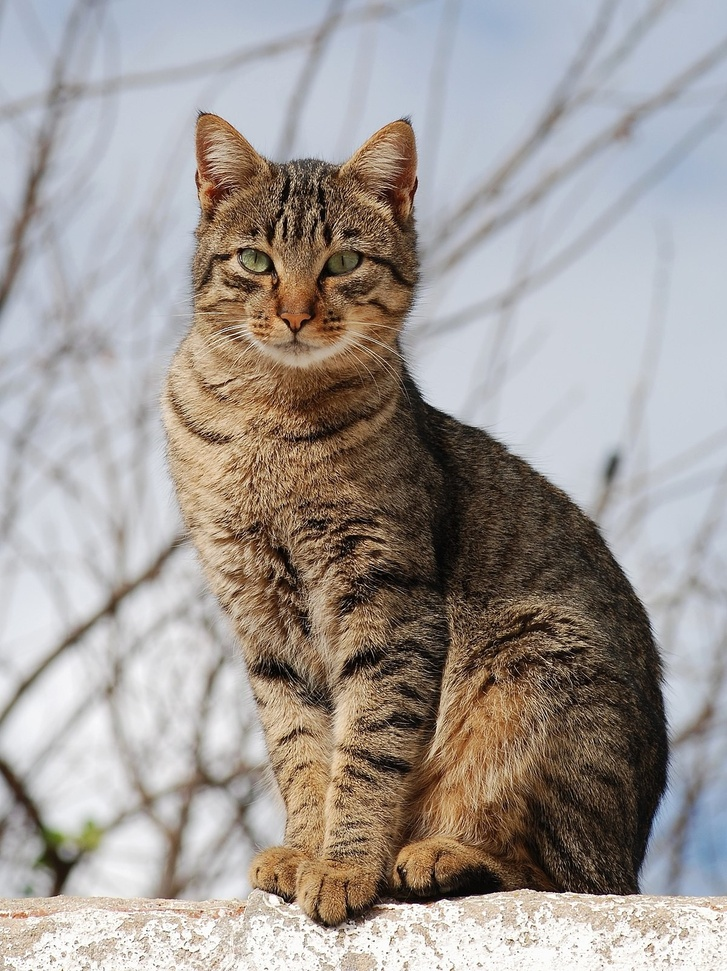
#> input picture lab4/cat.jpg, 727 x 971 px, shrunk from 1200 x 1602 before the run; the run also reads 1 picture not shown here
$ jupyter execute 2374802010024_LePhiAn_252_71ITAI40603_0101_Lab04.ipynb   (older library calls are emulated)
#> lines starting #> are read from the running program, lines starting #| are printed output that depends on the picture; after the words box and inside, x2 and y2 are one past the last pixel; in counts of white or black regions, pixels touching at a corner belong together
# LAB 04: KEYPOINT DETECTION

[cell 1]
import numpy as np
import cv2
import matplotlib.pyplot as An

img = cv2.imread('cat.jpg')
#> img is the input picture: shape (971, 727, 3); mean B, G, R 150.7, 154.8, 161.7
img2 = cv2.imread('dog.jpg')

def show_img(image, title='Image'):
#> called with title = 'Original Image'
    if len(image.shape) == 3:
        image_rgb = cv2.cvtColor(image, cv2.COLOR_BGR2RGB)
    else:
        image_rgb = image
    An.imshow(image_rgb, cmap='gray' if len(image.shape) == 2 else None)
    An.title(title)
    An.axis('off')
    An.show()

if img is not None:
    show_img(img, "Original Image")

## 1. Harris Corner Detection

[cell 2]
if img is not None:
    gray = cv2.cvtColor(img, cv2.COLOR_BGR2GRAY)
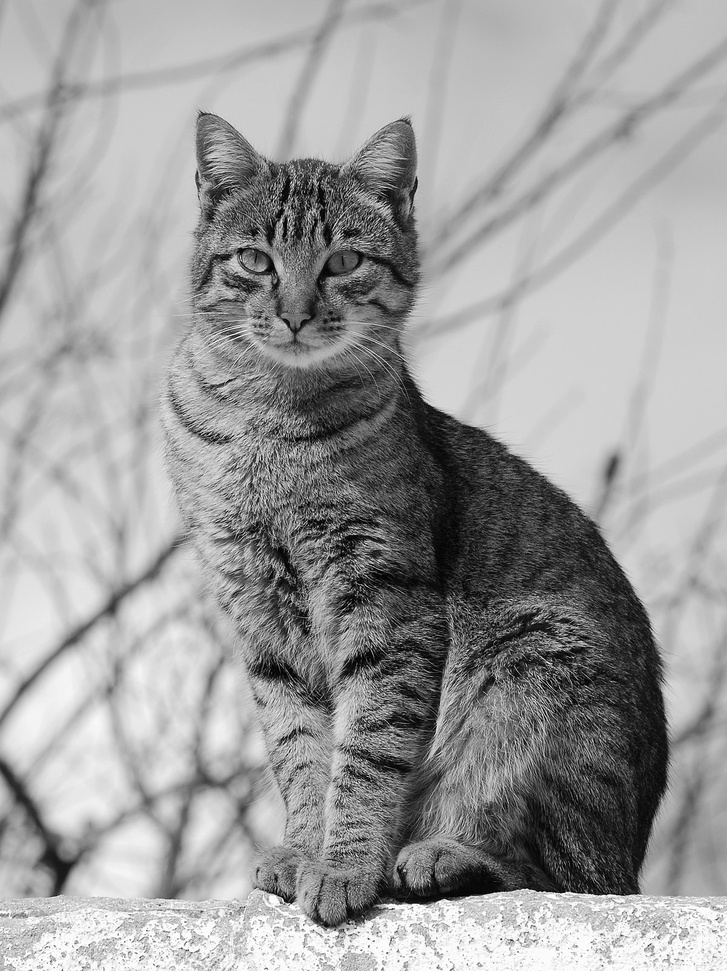
#> gray: shape (971, 727); min 0, max 255, mean 156.4
    gray = np.float32(gray)
    dst = cv2.cornerHarris(gray, 2, 3, 0.04)
    dst = cv2.dilate(dst, None)
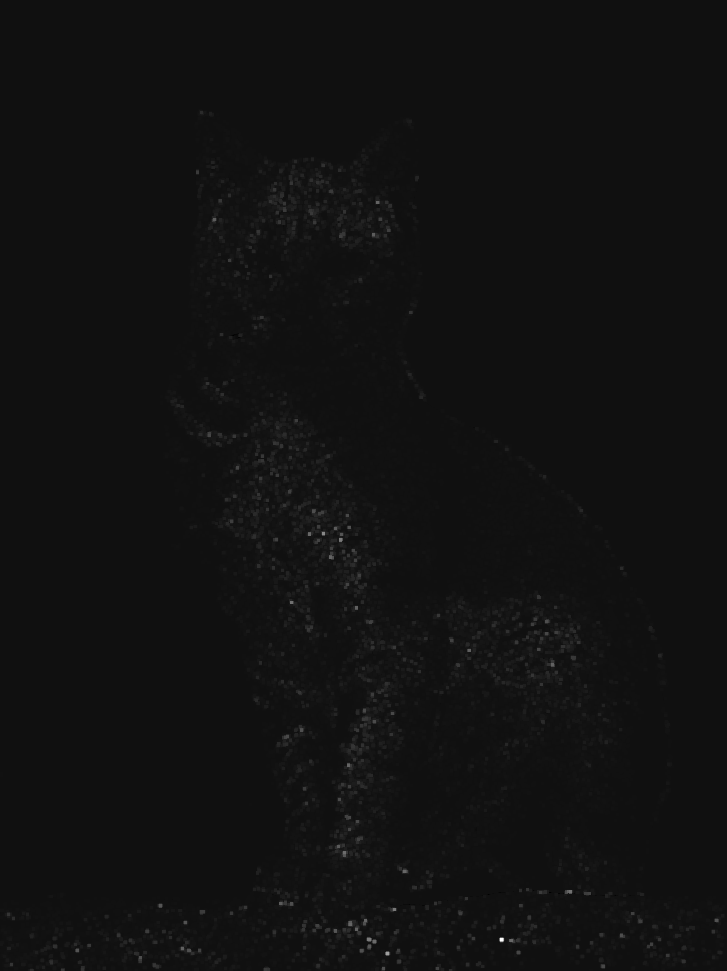
#> dst: shape (971, 727) float32; min -6889687, max 97928680, mean 475576.5; drawn with min black and max white
    img_harris = img.copy()
    img_harris[dst > 0.01 * dst.max()] = [0, 0, 255]
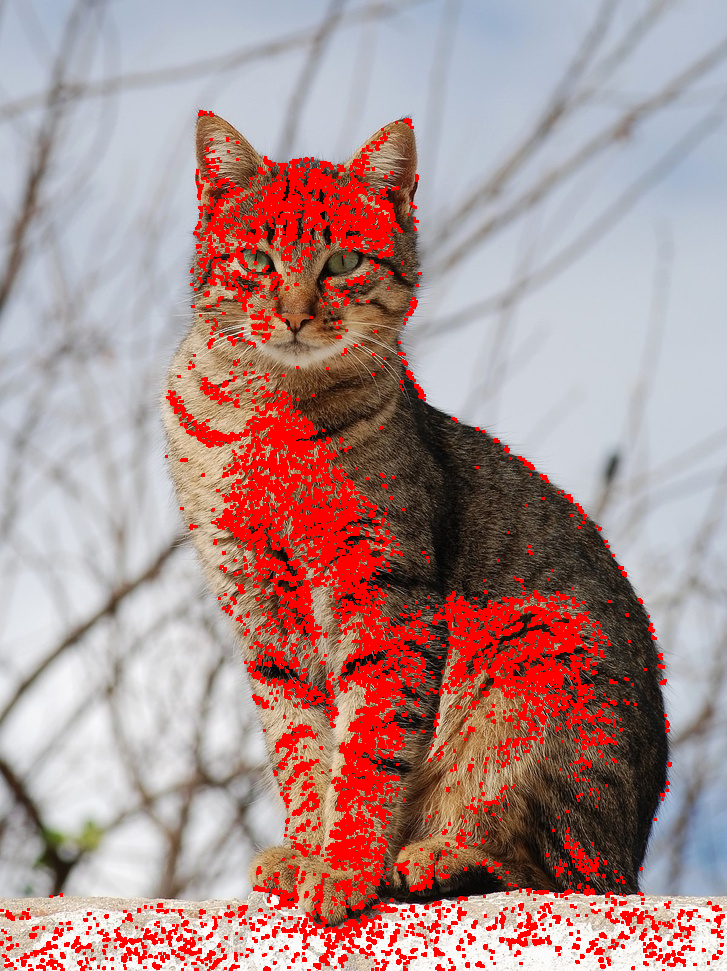
#> img_harris: shape (971, 727, 3); 11.36% of pixels changed, all inside (x1, y1, x2, y2) = (0, 110, 725, 971)
    show_img(img_harris, 'Harris Corner Detection')

## 2. Band-pass filtering by Difference of Gaussians (DoG)

[cell 3]
if img is not None:
    gray_img = cv2.cvtColor(img, cv2.COLOR_BGR2GRAY)
    blur1 = cv2.GaussianBlur(gray_img, (5, 5), 1.0)
    blur2 = cv2.GaussianBlur(gray_img, (9, 9), 2.0)
    dog = blur1.astype(np.float32) - blur2.astype(np.float32)
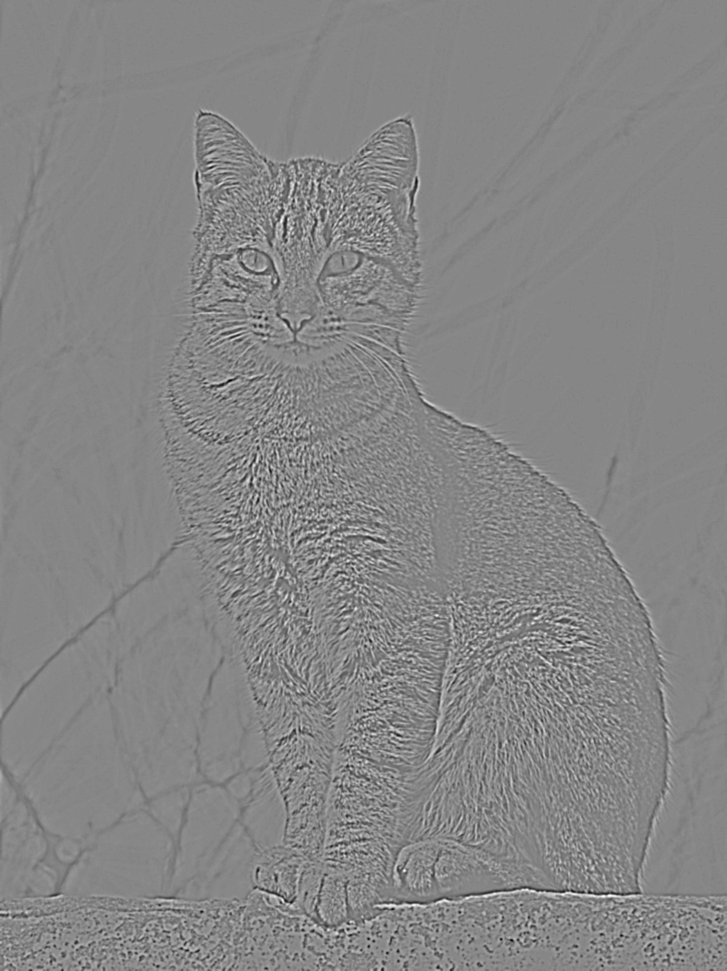
#> dog: shape (971, 727) float32; min -51, max 46, mean 0; drawn with min black and max white
    dog_norm = cv2.normalize(dog, None, 0, 255, cv2.NORM_MINMAX, dtype=cv2.CV_8U)
    show_img(dog_norm, 'Difference of Gaussians (DoG)')

## 3. Scale Selection & Blob Detection qua thuật toán SIFT

[cell 4]
if img is not None:
    gray_img = cv2.cvtColor(img, cv2.COLOR_BGR2GRAY)
    sift = cv2.SIFT_create()
    keypoints, descriptors = sift.detectAndCompute(gray_img, None)
#> keypoints = 3126 keypoints; strongest (x, y, size): (404, 870, 1.8), (230, 380, 2.1), (59, 865, 28.9), (609, 896, 2.5)
    img_sift = cv2.drawKeypoints(gray_img, keypoints, img.copy(),
                                 flags=cv2.DRAW_MATCHES_FLAGS_DRAW_RICH_KEYPOINTS)
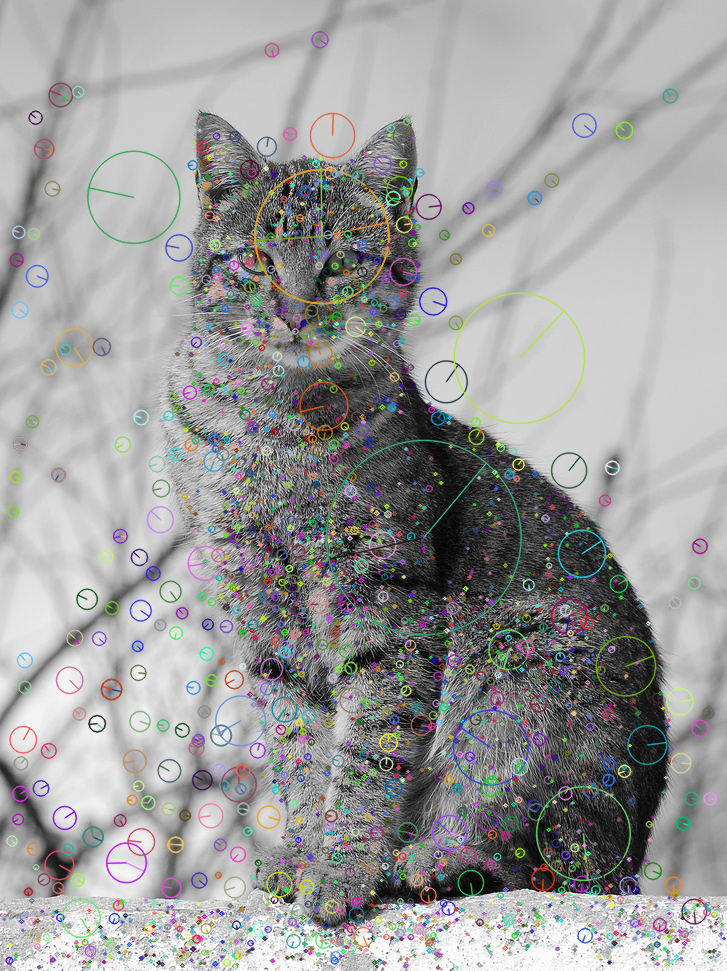
#> img_sift: shape (971, 727, 3); mean B, G, R 156.3, 156.6, 156.6
    show_img(img_sift, 'SIFT - Scale Space Blob Detection')

## 4. Bag-of-words Detection & CBIR

[cell 5]
if img is not None and img2 is not None:
    sift = cv2.SIFT_create()
    kp1, des1 = sift.detectAndCompute(cv2.cvtColor(img, cv2.COLOR_BGR2GRAY), None)
#> kp1 has the same summary as keypoints
    kp2, des2 = sift.detectAndCompute(cv2.cvtColor(img2, cv2.COLOR_BGR2GRAY), None)
#> kp2 has the same summary as keypoints
    if des1 is not None and des2 is not None:
        all_descriptors = np.vstack((des1, des2)).astype(np.float32)
        dictionarySize = 50
        criteria = (cv2.TERM_CRITERIA_EPS + cv2.TERM_CRITERIA_MAX_ITER, 10, 0.1)
        flags = cv2.KMEANS_RANDOM_CENTERS
        compactness, labels, centers = cv2.kmeans(all_descriptors, dictionarySize, None, criteria, 10, flags)
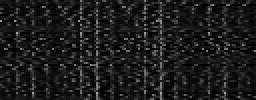
#> centers: shape (50, 128) float32 (shown 2 times larger); min 0, max 167.3, mean 28.5
#> compactness = 545052839.1; labels = 6252 values, max 49 at index 53, min 0 at index 57, mean 24.77
        def compute_bovw_histogram(descriptors, vocabulary):
            histogram = np.zeros(len(vocabulary))
#> histogram = 50 values from 0 to 0
            if descriptors is not None:
                for des in descriptors:
                    distances = np.linalg.norm(vocabulary - des, axis=1)
                    nearest_word_idx = np.argmin(distances)
                    histogram[nearest_word_idx] += 1
#> this loop made 3126 passes
#> nearest_word_idx on passes 1 to 3: 47, 12, 30
#> after the loop, histogram = 50 values, max 136 at index 26, min 1 at index 10, mean 62.52
            return histogram
        hist1 = compute_bovw_histogram(np.float32(des1), centers)
#> hist1 has the same summary as histogram in compute_bovw_histogram
        hist2 = compute_bovw_histogram(np.float32(des2), centers)
#> the loop in compute_bovw_histogram (call 2), `for des in descriptors:` made 3126 passes
#> hist2 has the same summary as histogram in compute_bovw_histogram
        An.figure(figsize=(10, 4))
        An.subplot(1, 2, 1)
        An.bar(range(dictionarySize), hist1, color='blue')
        An.title("BoVW Histogram - Image 1")
        An.subplot(1, 2, 2)
        An.bar(range(dictionarySize), hist2, color='orange')
        An.title("BoVW Histogram - Image 2")
        An.show()
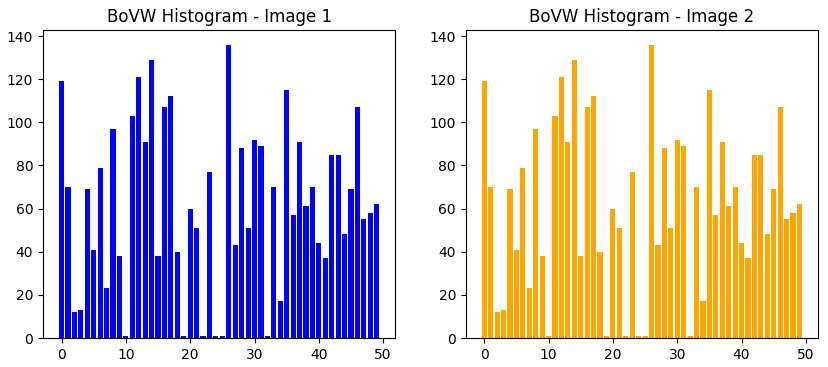
#> figure drawn by matplotlib, 2 panels; panel 1: tallest bar 136 high, from x = 25.6 to 26.4; panel 2: tallest bar 136 high, from x = 25.6 to 26.4

## 5. Image Panoramas & Automatic Mosaicing

[cell 6]
if img is not None and img2 is not None:
    stitcher = cv2.Stitcher_create()
    status, pano = stitcher.stitch([img, img2])
#> status = 1
    if status == cv2.Stitcher_OK:
        show_img(pano, 'Panorama / Auto Mosaicing Result')
    else:
        print("Lỗi ghép ảnh Panorama/Mosaicing (thường do không đủ điểm chung giữa 2 ảnh)")

## 6. Wide Base-line Stereo (Feature Matching)

[cell 7]
if img is not None and img2 is not None:
    sift = cv2.SIFT_create()
    kp1, des1 = sift.detectAndCompute(cv2.cvtColor(img, cv2.COLOR_BGR2GRAY), None)
    kp2, des2 = sift.detectAndCompute(cv2.cvtColor(img2, cv2.COLOR_BGR2GRAY), None)
    if des1 is not None and des2 is not None:
        FLANN_INDEX_KDTREE = 1
        index_params = dict(algorithm=FLANN_INDEX_KDTREE, trees=5)
        search_params = dict(checks=50)
        flann = cv2.FlannBasedMatcher(index_params, search_params)
        if len(des1) >= 2 and len(des2) >= 2:
            matches = flann.knnMatch(des1, des2, k=2)
#> matches = 3126 matches
            good_matches = []
            for match in matches:
                if len(match) == 2:
                    m, n = match
                    if m.distance < 0.75 * n.distance:
                        good_matches.append(m)
#> after the loop, good_matches = 3126 matches
            img_matches = cv2.drawMatches(img, kp1, img2, kp2, good_matches, None,
                                          flags=cv2.DrawMatchesFlags_NOT_DRAW_SINGLE_POINTS)
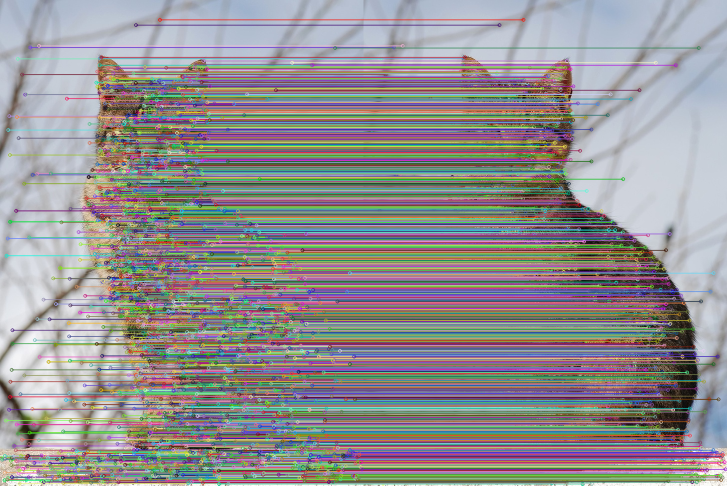
#> img_matches: shape (971, 1454, 3) (shown at 1/2 size); mean B, G, R 146.1, 144.3, 146.8
            show_img(img_matches, 'Wide base-line stereo (Feature Matching)')
